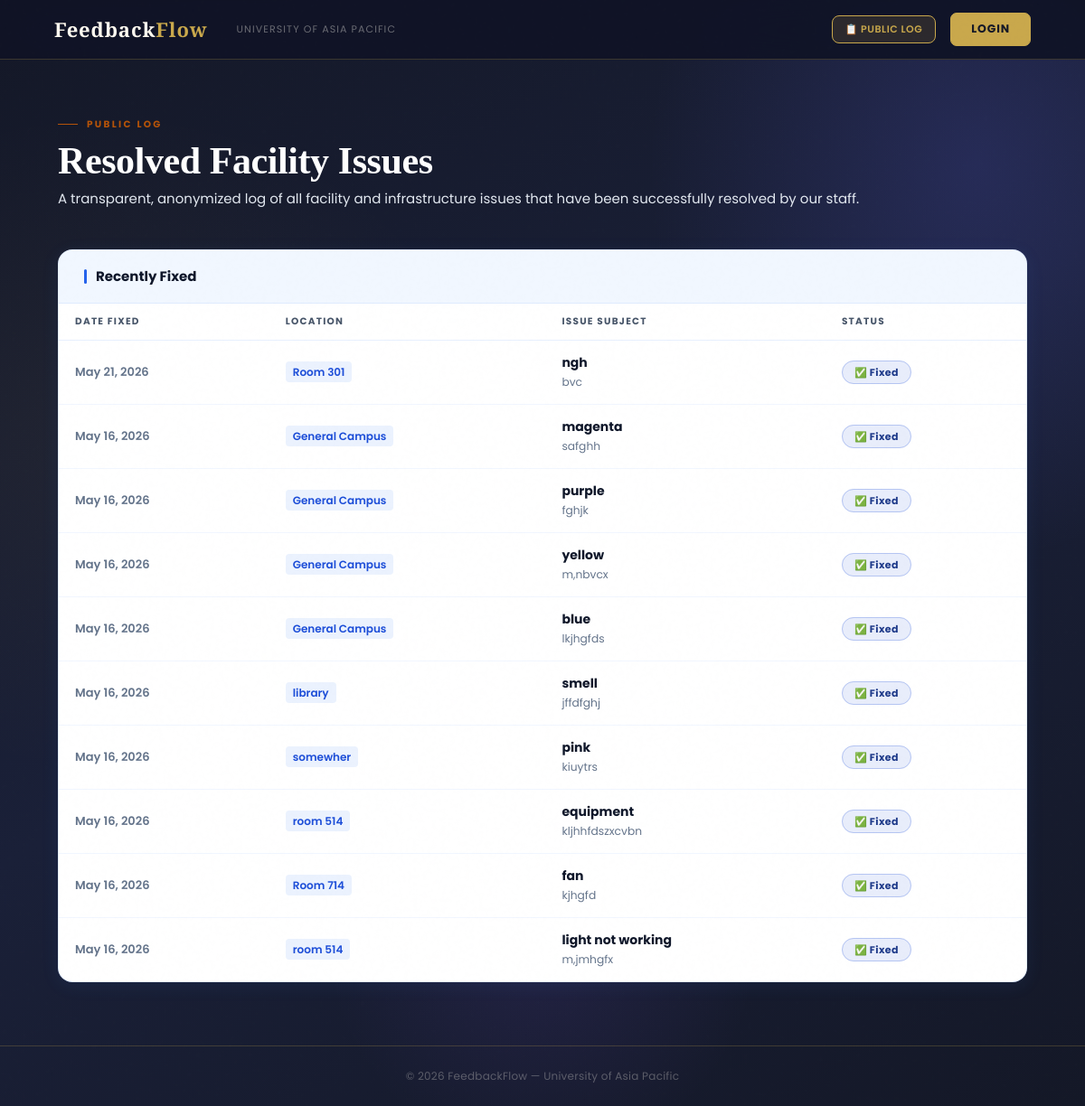
The page /complaints/public-log/ on the database its author committed.
### complaints/models.py (models this page shows, shortened)
class Complaint(models.Model):
    COMPLAINT_TYPE_CHOICES = (
        ('Faculty',  'Complaint about Faculty'),
        ('HOD',      'Complaint about HOD'),
        ('Staff',    'Complaint about Staff'),
        ('Facility', 'Facility Issue'),
        ('Advice',   'General Advice'),
        ('Opinion',  'Suggestion'),
    )
    STATUS_CHOICES = (
        ('Pending',             'Pending Review'),
        ('Under Investigation', 'Under Investigation'),
        ('Findings Submitted',  'Findings Submitted'),
        ('Resolved',            'Resolved'),
        ('Escalated',           'Escalated to Higher Authority'),
    )
    PRIORITY_CHOICES = (
        ('Low',    'Low'),
        ('Medium', 'Medium'),
        ('High',   'High'),
        ('Urgent', 'Urgent'),
    )
    student             = models.ForeignKey(settings.AUTH_USER_MODEL, on_delete=models.CASCADE, related_name='complaints_submitted')
    complaint_type      = models.CharField(max_length=20, choices=COMPLAINT_TYPE_CHOICES)
    resolution_deadline = models.DateField(null=True, blank=True, help_text='Deadline for resolving this complaint')
    subject             = models.CharField(max_length=200)
    description         = models.TextField()
    faculty_concerned   = models.ForeignKey(
        settings.AUTH_USER_MODEL, on_delete=models.SET_NULL,
        null=True, blank=True, related_name='complaints_against',
        limit_choices_to={'role__in': ['Faculty', 'HOD', 'Staff']}
    )
    location          = models.CharField(max_length=200, blank=True, null=True)
    status            = models.CharField(max_length=30, choices=STATUS_CHOICES, default='Pending')
    priority          = models.CharField(max_length=10, choices=PRIORITY_CHOICES, default='Medium')
    assigned_to       = models.ForeignKey(settings.AUTH_USER_MODEL, on_delete=models.SET_NULL, null=True, blank=True, related_name='complaints_assigned')
    is_anonymous      = models.BooleanField(default=False)
    final_action_note = models.TextField(blank=True, null=True)
    submitted_at      = models.DateTimeField(auto_now_add=True)
    updated_at        = models.DateTimeField(auto_now=True)
    resolved_at       = models.DateTimeField(null=True, blank=True)
    tracking_id       = models.CharField(max_length=20, unique=True, editable=False)
    class Meta:
        ordering        = ['-submitted_at']
        verbose_name    = 'Complaint'
        verbose_name_plural = 'Complaints'

### complaints/views.py (the view)
# urls.py: path('public-log/', views.public_log, name='public_log'),
def public_log(request):
    type_filter = request.GET.get('type', '')
    complaints  = Complaint.objects.filter(status='Resolved').order_by('-resolved_at')
    if type_filter:
        complaints = complaints.filter(complaint_type=type_filter)
    complaints = complaints[:50]
    all_resolved = Complaint.objects.filter(status='Resolved')
    type_counts  = {
        'all':      all_resolved.count(),
        'Faculty':  all_resolved.filter(complaint_type='Faculty').count(),
        'HOD':      all_resolved.filter(complaint_type='HOD').count(),
        'Staff':    all_resolved.filter(complaint_type='Staff').count(),
        'Facility': all_resolved.filter(complaint_type='Facility').count(),
        'Advice':   all_resolved.filter(complaint_type='Advice').count(),
        'Opinion':  all_resolved.filter(complaint_type='Opinion').count(),
    }
    context = {
        'complaints':  complaints,
        'type_filter': type_filter,
        'type_counts': type_counts,
        'page_title':  'Public Resolved Issues Log'
    }
    return render(request, 'complaints/public_log.html', context)

### users/context_processors.py (called while the page is built, shortened)
def notifications_count(request):
    return {'unread_notifications_count': 0, 'active_announcements': []}

### complaints/templates/complaints/public_log.html (shortened to what this page needs)
{% extends 'users/dashboard_base.html' %}
{% block dash_content %}
<div class="container-fluid">
    <div class="page-header">
        <span class="page-eyebrow">Public Log</span>
        <h1 class="page-title" style="color: #ffffff !important;">Resolved Facility Issues</h1>
        <p class="page-sub" style="color: #e2e8f0 !important; font-size: 15px;">A transparent, anonymized log of all
            facility and infrastructure issues that have been successfully resolved by our staff.</p>
    </div>
    <div class="content-card">
        <div class="card-header-bar">
            <div class="card-header-title">Recently Fixed</div>
        </div>
        {% if complaints %}
        <div class="table-responsive">
            <table class="dtable">
                <thead>
                    <tr>
                        <th>Date Fixed</th>
                        <th>Location</th>
                        <th>Issue Subject</th>
                        <th>Status</th>
                    </tr>
                </thead>
                <tbody>
                    {% for complaint in complaints %}
                    <tr>
                        <td style="color:#64748b; font-weight:600; font-size:13px;">{{ complaint.resolved_at|date:"M d, Y" }}</td>
                        <td><span
                                style="background:rgba(59,130,246,.1); color:#1d4ed8; padding:3px 8px; border-radius:4px; font-size:12px; font-weight:600;">{{ complaint.location|default:"General Campus" }}</span></td>
                        <td>
                            <strong>{{ complaint.subject }}</strong><br>
                            <small style="color:#64748b;">{{ complaint.description|truncatewords:15 }}</small>
                        </td>
                        <td><span class="badge-resolved">✅ Fixed</span></td>
                    </tr>
                    {% endfor %}
                </tbody>
            </table>
        </div>
        {% else %}
        <div class="empty-state">
            <div class="empty-icon">✅</div>
            <h4 class="empty-title">No resolved issues yet</h4>
            <p class="empty-desc">When facility issues are resolved, they will appear here publicly without names.</p>
        </div>
        {% endif %}
    </div>
</div>
{% endblock %}

### rows shown on the page
Complaint: resolved_at "May 21, 2026", location "Room 301", subject "ngh", description "bvc"
Complaint: resolved_at "May 16, 2026", location "General Campus", subject "magenta", description "safghh"
Complaint: resolved_at "May 16, 2026", location "General Campus", subject "purple", description "fghjk"
Complaint: resolved_at "May 16, 2026", location "General Campus", subject "yellow", description "m,nbvcx"
Complaint: resolved_at "May 16, 2026", location "General Campus", subject "blue", description "lkjhgfds"
Complaint: resolved_at "May 16, 2026", location "library", subject "smell", description "jffdfghj"
Complaint: resolved_at "May 16, 2026", location "somewher", subject "pink", description "kiuytrs"
Complaint: resolved_at "May 16, 2026", location "room 514", subject "equipment", description "kljhhfdszxcvbn"
Complaint: resolved_at "May 16, 2026", location "Room 714", subject "fan", description "kjhgfd"
Complaint: resolved_at "May 16, 2026", location "room 514", subject "light not working", description "m,jmhgfx"
